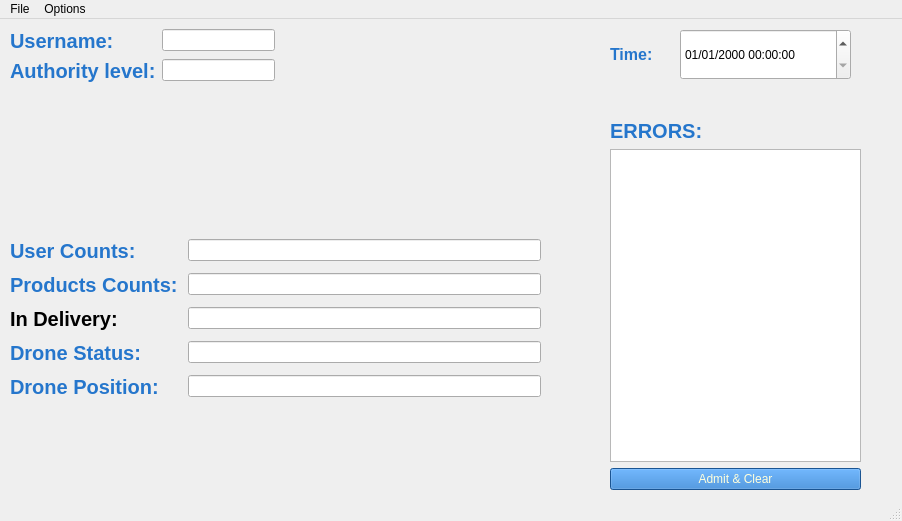
<?xml version="1.0" encoding="UTF-8"?>
<ui version="4.0">
 <class>MainScreen</class>
 <widget class="QMainWindow" name="MainScreen">
  <property name="geometry">
   <rect>
    <x>0</x>
    <y>0</y>
    <width>902</width>
    <height>521</height>
   </rect>
  </property>
  <property name="windowTitle">
   <string>MainWindow</string>
  </property>
  <widget class="QWidget" name="centralwidget">
   <widget class="QWidget" name="formLayoutWidget">
    <property name="geometry">
     <rect>
      <x>10</x>
      <y>10</y>
      <width>265</width>
      <height>81</height>
     </rect>
    </property>
    <layout class="QFormLayout" name="formLayout">
     <item row="0" column="0">
      <widget class="QLabel" name="label">
       <property name="font">
        <font>
         <pointsize>15</pointsize>
         <weight>75</weight>
         <bold>true</bold>
        </font>
       </property>
       <property name="styleSheet">
        <string notr="true">font-size:15pt;
color: rgb(37, 118, 204);</string>
       </property>
       <property name="text">
        <string>Username: </string>
       </property>
      </widget>
     </item>
     <item row="0" column="1">
      <widget class="QLineEdit" name="Userdis">
       <property name="readOnly">
        <bool>true</bool>
       </property>
      </widget>
     </item>
     <item row="1" column="1">
      <widget class="QLineEdit" name="LevelDis">
       <property name="readOnly">
        <bool>true</bool>
       </property>
      </widget>
     </item>
     <item row="1" column="0">
      <widget class="QLabel" name="label_2">
       <property name="font">
        <font>
         <pointsize>15</pointsize>
         <weight>75</weight>
         <bold>true</bold>
        </font>
       </property>
       <property name="styleSheet">
        <string notr="true">font-size:15pt;
color: rgb(37, 118, 204);</string>
       </property>
       <property name="text">
        <string>Authority level:</string>
       </property>
      </widget>
     </item>
    </layout>
   </widget>
   <widget class="QWidget" name="formLayoutWidget_2">
    <property name="geometry">
     <rect>
      <x>10</x>
      <y>220</y>
      <width>531</width>
      <height>201</height>
     </rect>
    </property>
    <layout class="QFormLayout" name="formLayout_2">
     <property name="horizontalSpacing">
      <number>10</number>
     </property>
     <property name="verticalSpacing">
      <number>10</number>
     </property>
     <item row="0" column="0">
      <widget class="QLabel" name="label_3">
       <property name="font">
        <font>
         <pointsize>15</pointsize>
         <weight>75</weight>
         <bold>true</bold>
        </font>
       </property>
       <property name="styleSheet">
        <string notr="true">font-size:15pt;
color: rgb(37, 118, 204);</string>
       </property>
       <property name="text">
        <string>User Counts:</string>
       </property>
      </widget>
     </item>
     <item row="0" column="1">
      <widget class="QLineEdit" name="lineEdit_3">
       <property name="readOnly">
        <bool>true</bool>
       </property>
      </widget>
     </item>
     <item row="1" column="0">
      <widget class="QLabel" name="label_4">
       <property name="font">
        <font>
         <pointsize>15</pointsize>
         <weight>75</weight>
         <bold>true</bold>
        </font>
       </property>
       <property name="styleSheet">
        <string notr="true">font-size:15pt;
color: rgb(37, 118, 204);</string>
       </property>
       <property name="text">
        <string>Products Counts:</string>
       </property>
      </widget>
     </item>
     <item row="1" column="1">
      <widget class="QLineEdit" name="lineEdit_4">
       <property name="readOnly">
        <bool>true</bool>
       </property>
      </widget>
     </item>
     <item row="2" column="0">
      <widget class="QLabel" name="label_5">
       <property name="font">
        <font>
         <pointsize>15</pointsize>
         <weight>75</weight>
         <bold>true</bold>
        </font>
       </property>
       <property name="styleSheet">
        <string notr="true">font-size:15pt</string>
       </property>
       <property name="text">
        <string>In Delivery:</string>
       </property>
      </widget>
     </item>
     <item row="2" column="1">
      <widget class="QLineEdit" name="lineEdit_5">
       <property name="readOnly">
        <bool>true</bool>
       </property>
      </widget>
     </item>
     <item row="3" column="0">
      <widget class="QLabel" name="label_6">
       <property name="font">
        <font>
         <pointsize>15</pointsize>
         <weight>75</weight>
         <bold>true</bold>
        </font>
       </property>
       <property name="styleSheet">
        <string notr="true">font-size:15pt;
color: rgb(37, 118, 204);</string>
       </property>
       <property name="text">
        <string>Drone Status:</string>
       </property>
      </widget>
     </item>
     <item row="4" column="0">
      <widget class="QLabel" name="label_7">
       <property name="font">
        <font>
         <pointsize>15</pointsize>
         <weight>75</weight>
         <bold>true</bold>
        </font>
       </property>
       <property name="styleSheet">
        <string notr="true">font-size:15pt;
color: rgb(37, 118, 204);</string>
       </property>
       <property name="text">
        <string>Drone Position:</string>
       </property>
      </widget>
     </item>
     <item row="3" column="1">
      <widget class="QLineEdit" name="lineEdit_8">
       <property name="readOnly">
        <bool>true</bool>
       </property>
      </widget>
     </item>
     <item row="4" column="1">
      <widget class="QLineEdit" name="lineEdit_9">
       <property name="readOnly">
        <bool>true</bool>
       </property>
      </widget>
     </item>
    </layout>
   </widget>
   <widget class="QWidget" name="verticalLayoutWidget_2">
    <property name="geometry">
     <rect>
      <x>610</x>
      <y>100</y>
      <width>251</width>
      <height>371</height>
     </rect>
    </property>
    <layout class="QVBoxLayout" name="verticalLayout_2">
     <item>
      <widget class="QLabel" name="label_8">
       <property name="font">
        <font>
         <pointsize>15</pointsize>
         <weight>75</weight>
         <bold>true</bold>
        </font>
       </property>
       <property name="styleSheet">
        <string notr="true">font-size:15pt;
color: rgb(37, 118, 204);</string>
       </property>
       <property name="text">
        <string>ERRORS:</string>
       </property>
      </widget>
     </item>
     <item>
      <widget class="QListView" name="listView"/>
     </item>
     <item>
      <widget class="QPushButton" name="Clear">
       <property name="styleSheet">
        <string notr="true">background-color: rgb(37, 118, 204);
color:rgb(255, 255, 220)</string>
       </property>
       <property name="text">
        <string>Admit &amp;&amp; Clear</string>
       </property>
      </widget>
     </item>
    </layout>
   </widget>
   <widget class="QDateTimeEdit" name="dateTimeEdit">
    <property name="geometry">
     <rect>
      <x>680</x>
      <y>10</y>
      <width>171</width>
      <height>51</height>
     </rect>
    </property>
    <property name="displayFormat">
     <string>dd/MM/yyyy hh:mm:ss</string>
    </property>
   </widget>
   <widget class="QLabel" name="label_9">
    <property name="geometry">
     <rect>
      <x>610</x>
      <y>20</y>
      <width>61</width>
      <height>31</height>
     </rect>
    </property>
    <property name="font">
     <font>
      <pointsize>12</pointsize>
      <weight>75</weight>
      <bold>true</bold>
     </font>
    </property>
    <property name="styleSheet">
     <string notr="true">color: rgb(37, 118, 204);</string>
    </property>
    <property name="text">
     <string>Time:</string>
    </property>
   </widget>
  </widget>
  <widget class="QMenuBar" name="menubar">
   <property name="geometry">
    <rect>
     <x>0</x>
     <y>0</y>
     <width>902</width>
     <height>26</height>
    </rect>
   </property>
   <widget class="QMenu" name="menuFile">
    <property name="title">
     <string>File</string>
    </property>
    <addaction name="actionExit"/>
   </widget>
   <widget class="QMenu" name="menuOptions">
    <property name="title">
     <string>Options</string>
    </property>
    <addaction name="actionUser_List"/>
    <addaction name="actionDroneView"/>
    <addaction name="actionPackageDetails"/>
   </widget>
   <addaction name="menuFile"/>
   <addaction name="menuOptions"/>
  </widget>
  <widget class="QStatusBar" name="statusbar"/>
  <action name="actionExit">
   <property name="text">
    <string>Exit</string>
   </property>
   <property name="shortcut">
    <string>Esc</string>
   </property>
  </action>
  <action name="actionUser_List">
   <property name="checkable">
    <bool>false</bool>
   </property>
   <property name="text">
    <string>User List</string>
   </property>
  </action>
  <action name="actionDroneView">
   <property name="text">
    <string>Drone View</string>
   </property>
  </action>
  <action name="actionPackageDetails">
   <property name="text">
    <string>PackageDetails</string>
   </property>
  </action>
 </widget>
 <resources/>
 <connections/>
</ui>
